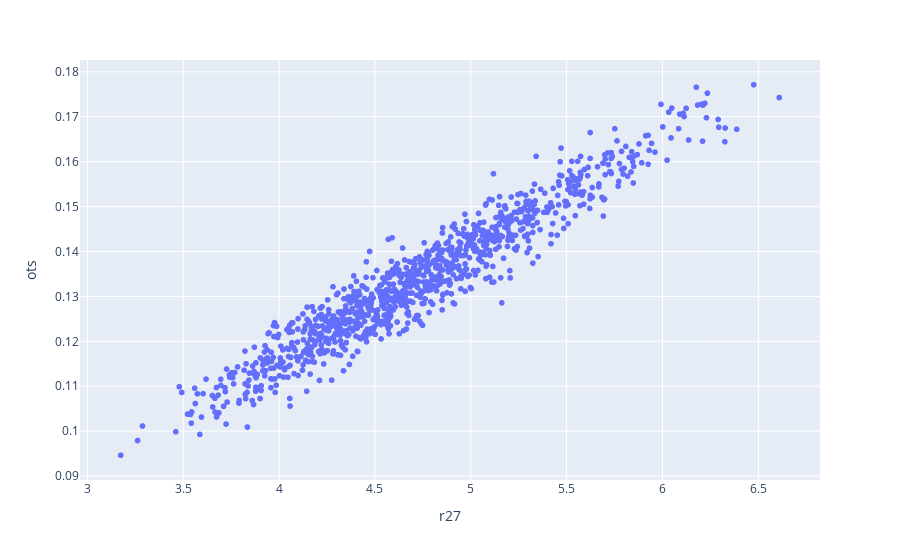

The code cell stored with this chart in its notebook:
### Code cell
px.scatter(teams, x='r27', y='ots')

### Figure 1 — Plotly figure (JSON) as saved in the notebook; plotly's stock layout.template omitted (floating-point values rounded to 4 significant figures; data arrays with more than 128 entries replaced by an {"elided": "..."} marker saying what was removed)
{"data": [{"hovertemplate": "r27=%{x}<br>ots=%{y}<extra></extra>", "legendgroup": "", "marker": {"color": "#636efa", "symbol": "circle"}, "mode": "markers", "name": "", "showlegend": false, "type": "scattergl", "x": {"elided": "1048 float values"}, "xaxis": "x", "y": {"elided": "1048 float values"}, "yaxis": "y"}], "layout": {"legend": {"tracegroupgap": 0}, "margin": {"t": 60}, "xaxis": {"anchor": "y", "domain": [0, 1], "title": {"text": "r27"}}, "yaxis": {"anchor": "x", "domain": [0, 1], "title": {"text": "ots"}}}}
